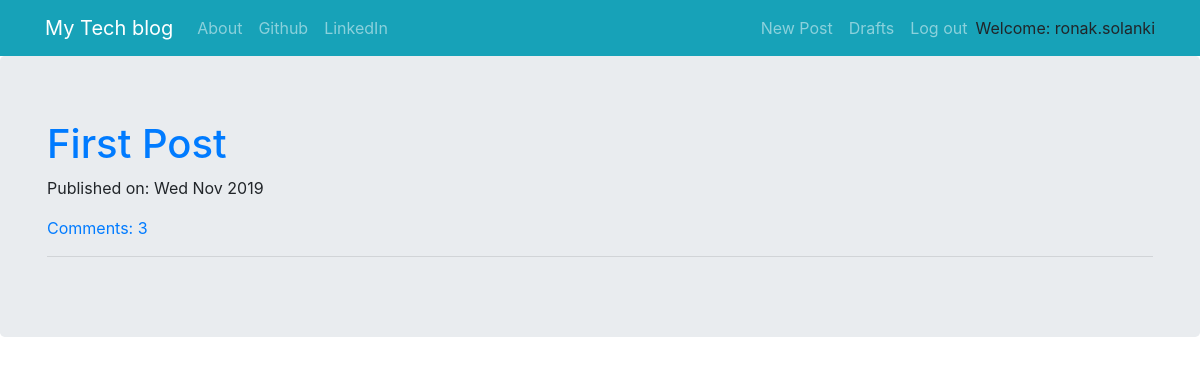
The app's page / (signed in) with its own data.
### clone_app/models.py (models this page shows, shortened)
class Post(models.Model):
    author = models.ForeignKey('auth.User',on_delete=models.CASCADE)
    title = models.CharField(max_length=200)
    text = models.TextField()
    create_date = models.DateTimeField(default=timezone.now())
    published_date = models.DateTimeField(blank=True,null=True)
    def approve_comments(self):
        return self.comments.filter(approved_comment=True)

### clone_app/views.py (the view)
# urls.py: url(r'^$',views.PostListView.as_view(),name='post_list'),
class PostListView(ListView):
    model = Post
    def get_queryset(self):
        return Post.objects.filter(published_date__lte=timezone.now()).order_by('-published_date')

### clone_app/templates/clone_app/post_list.html
{% extends 'clone_app/base.html' %}
{% block content %}
<div class="centerstage">
    {% for post in post_list %}
        <div class="post">
            <h1><a href="{% url 'post_detail' pk=post.pk %}">{{ post.title }}</a></h1>
            <div class="date">
                <p>Published on: {{ post.published_date|date:"D M Y"}}</p>
            </div>
            <a href="{% url 'post_detail' pk=post.pk %}">Comments: {{ post.approve_comments.count }}</a>
            <br/>
            <hr>
        </div>
    {% endfor %}
</div>
{% endblock %}

### clone_app/templates/clone_app/base.html (shortened to what this page needs)
<!DOCTYPE html>
{% load staticfiles %}
<html>
  <head>
    <link rel="stylesheet" href="https://stackpath.bootstrapcdn.com/bootstrap/4.1.3/css/bootstrap.min.css"
>
    <link href="https://maxcdn.bootstrapcdn.com/font-awesome/4.7.0/css/font-awesome.min.css" rel="stylesheet">
    <link rel="stylesheet" href="//cdn.jsdelivr.net/medium-editor/latest/css/medium-editor.min.css" type="text/css" media="screen" charset="utf-8">
    <link rel="stylesheet" href="{% static 'css/blog.css' %}">
  </head>
  <body id="bg" style="background-image: url('{% static "images/Being1.jpg" %}')";>
    <nav class="navbar navbar-expand-lg bg-info navbar-dark">
      <div class="container">
        <div class="navbar-nav align-items-center">
          <a class="navbar-brand bigbrand" href="{% url 'post_list' %}">My Tech blog</a>
          <a class="nav-item nav-link" href="{% url 'subscribe' %}">About</a>
          <a class="nav-item nav-link" href="https://www.github.com">Github</a>
          <a class="nav-item nav-link" href="https://www.linkedin.com">LinkedIn</a>
        </div>
        <div class="navbar-nav align-items-center ml-auto">
          {% if user.is_authenticated %}
            <a class="nav-item nav-link" href="{% url 'post_new' %}">New Post</a>
            <a class="nav-item nav-link" href="{% url 'post_draft' %}">Drafts</a>
            <a class="nav-item nav-link" href="{% url 'logout' %}">Log out</a>
            <a >Welcome: {{ user.username }}</a>
          {% else %}
            <a class="nav-item nav-link" href="{% url 'login' %}" aria-label="Login">
              <span class="fa fa-user" aria-hidden="true"></span></a>
          {% endif %}
        </div>
      </div>
    </nav>
    <div class="jumbotron">
          <div class="container">
              <div class="row">
                  <div class="col-md-12">
                    <div class="blog_posts">
                      {% block content %}
                      {% endblock %}
                    </div>
                  </div>
              </div>
          </div>
    </div>
  </body>
</html>

### clone_app/templates/clone_app/base.html (style rules this page uses)
#bg { background-size: 1800px 900px; background-repeat: no-repeat; background-position: top; background-attachment: fixed; }

### records on screen
Post: title "First Post", published_date "Wed Nov 2019", approve_comments.count "3"

### other values on screen
{{ user.username }} "ronak.solanki"
